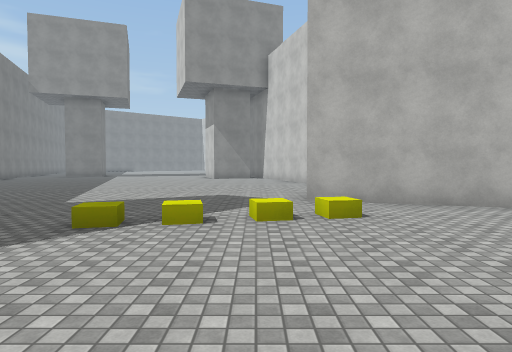
View 1 (above)

23 first-person views from a walk through a 3-D level made in the Unity game engine. The camera is 1.5 m above the floor, tilts 2° down and sees 75° across. The floor is counted in squares, 2 m on a side. Each view is taken from the middle of a square. On the plan, view 1 faces up. The plan holds only what a view shows up to about 11 squares ahead; the rest is blank. The place goes on beyond the plan. The player character is not drawn. Surface patterns are stand-ins for the level's own textures.

View 2
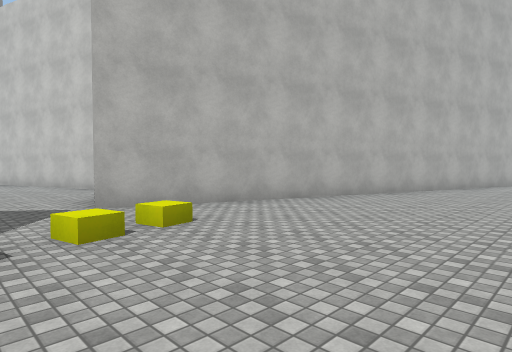

View 3
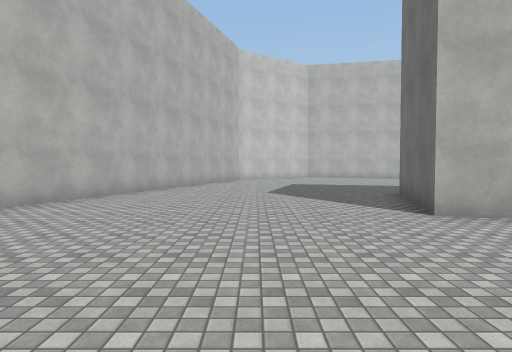

View 4
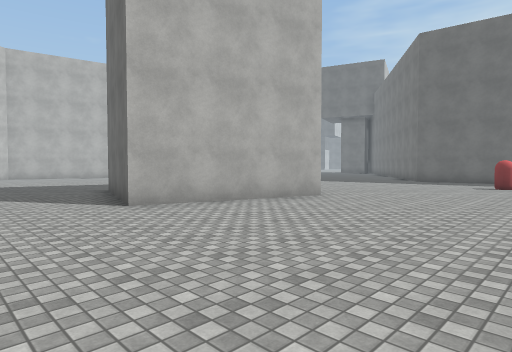

View 5
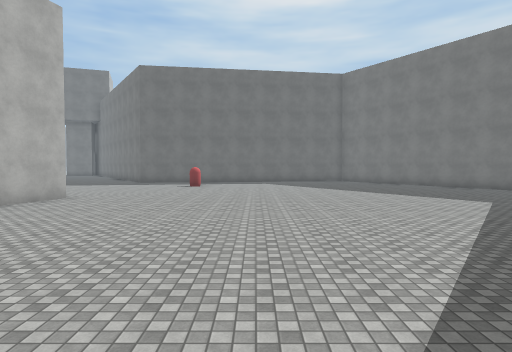

View 6
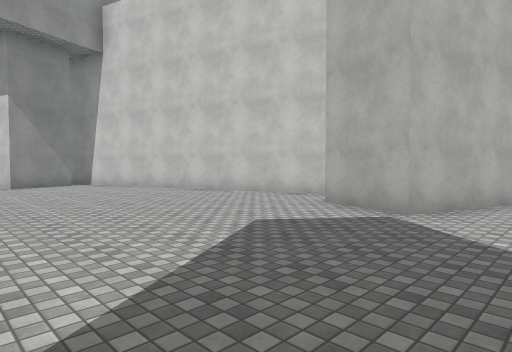

View 7
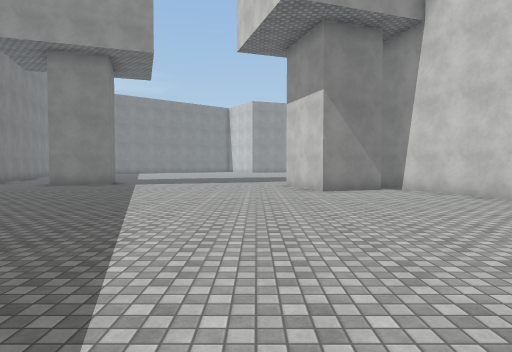

View 8
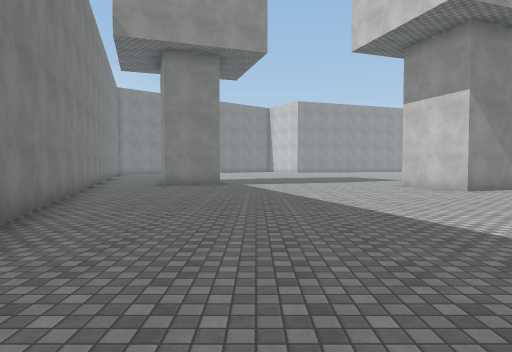

View 9
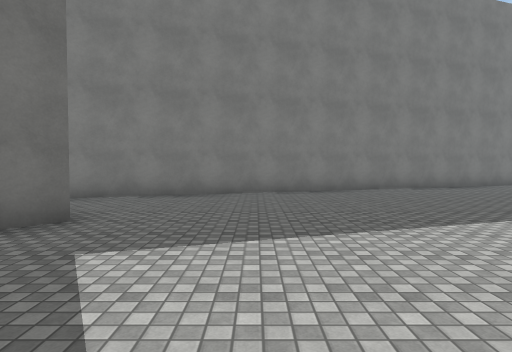

View 10
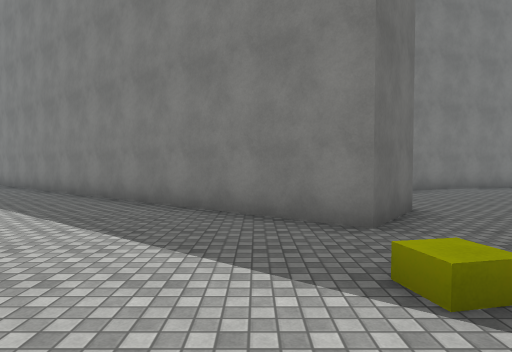

View 11
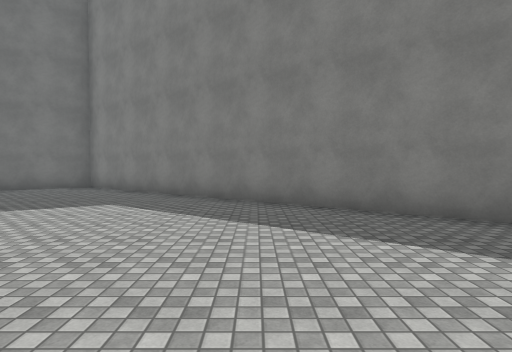

View 12
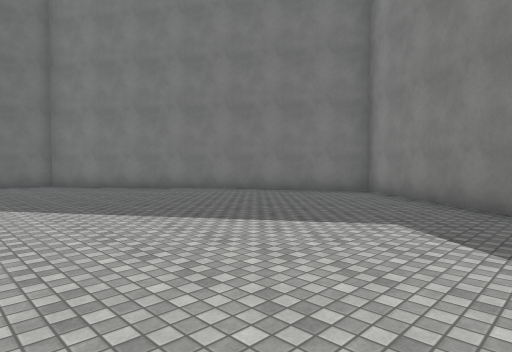

View 13
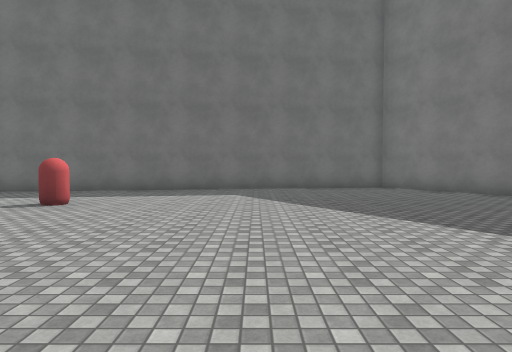

View 14
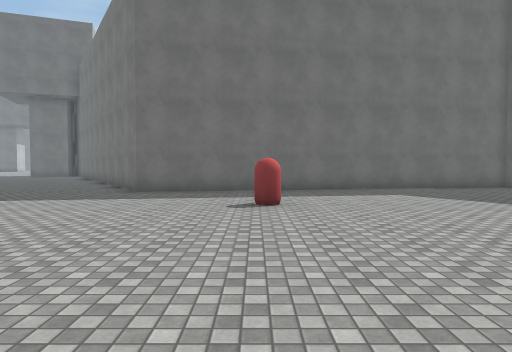

View 15
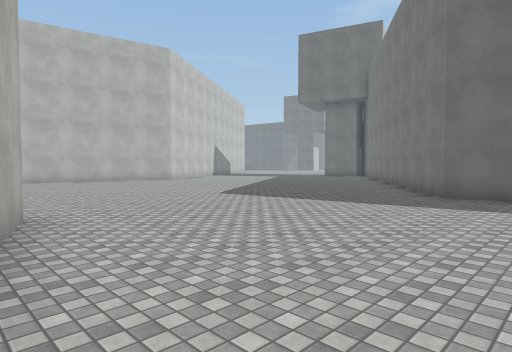

View 16
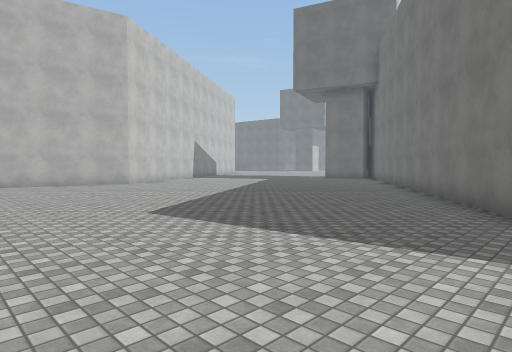

View 17
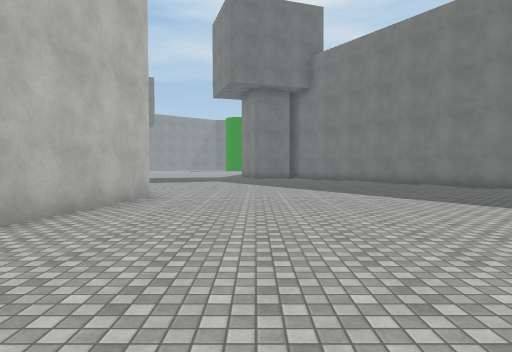

View 18
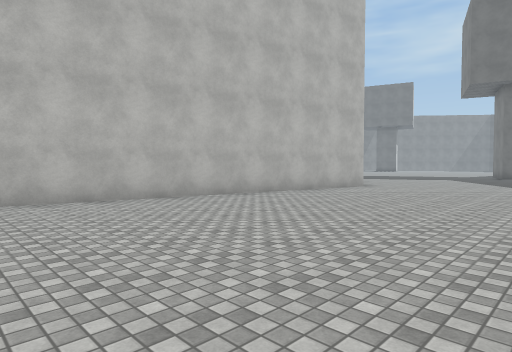

View 19
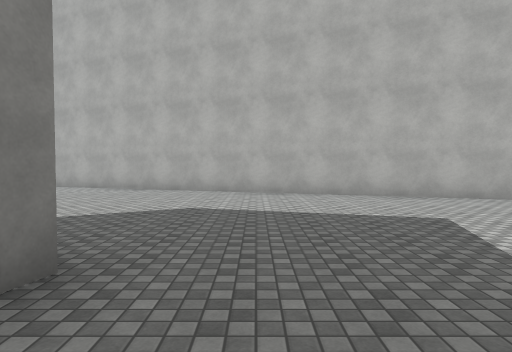

View 20
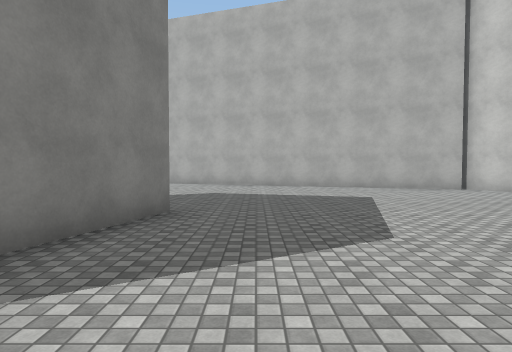

View 21
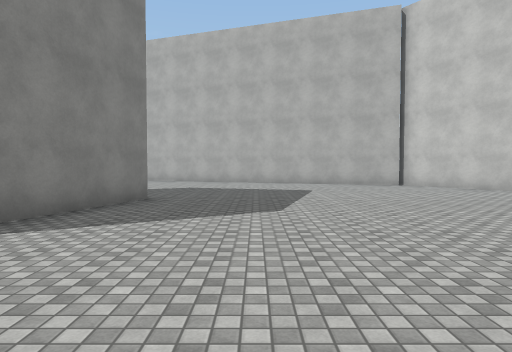

View 22
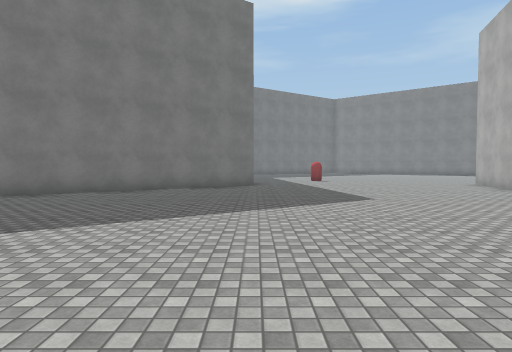

View 23
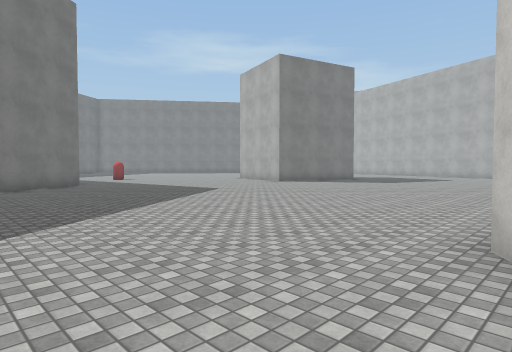

### Floor plan
Points are (right, up) in squares from view 1. A wall is a line through its corners. A room is listed if a view was taken in it or the views show most of it. See-through windows are left out.
Room 1 (views 1, 2, 3, 4, 5, 6, 7, 8, 9, 10, 11, 12, 13, 14, 15, 16, 17, 18, 19, 20, 21, 22, 23)
walls: (3.6, -5.8) (4.8, -1.6) (8.6, -2.7) (7.7, -5.9); (7.5, -7) (4.9, -6.2); (-5.5, 5.6) (-3.9, 4.4) (-12.8, -7.3) (-7.1, -15.8) (4.3, -14.1) (7.3, -18.6); (3.2, 9.7) (0.1, 18.9); (16.1, 1.8) (1.1, 6.9) (1.7, 8.8); (18.1, -0.8) (16.2, 2.1); (16.4, -14.6) (18.3, -4.9); (-0.2, 17.9) (-2.1, 17.2) (-2.8, 19); (-13.5, 19) (-8.3, 3.9)
objects: other object (1, -11)

Where each view was taken, in squares from view 1:
view 1: 0 up, 0 right, facing up
view 2: 1 up, 1 left, facing up-right
view 3: 1 up, 0 right, facing right
view 4: 1 up, 1 left, facing down-right
view 5: 4 up, 2 left, facing down
view 6: 5 up, 4 left, facing up-right
view 7: 8 up, 4 left, facing up
view 8: 8 up, 8 left, facing up
view 9: 8 up, 1 left, facing left
view 10: 3 up, 0 right, facing left
view 11: 2 down, 2 left, facing left
view 12: 3 down, 4 left, facing down-left
view 13: 5 down, 3 left, facing down
view 14: 5 down, 1 right, facing down
view 15: 6 down, 2 right, facing down-right
view 16: 9 down, 4 right, facing down-right
view 17: 7 down, 14 right, facing down
view 18: 4 down, 11 right, facing down-right
view 19: 5 down, 10 right, facing up
view 20: 8 down, 10 right, facing up
view 21: 10 down, 11 right, facing up
view 22: 14 down, 16 right, facing left
view 23: 18 down, 17 right, facing up-left
